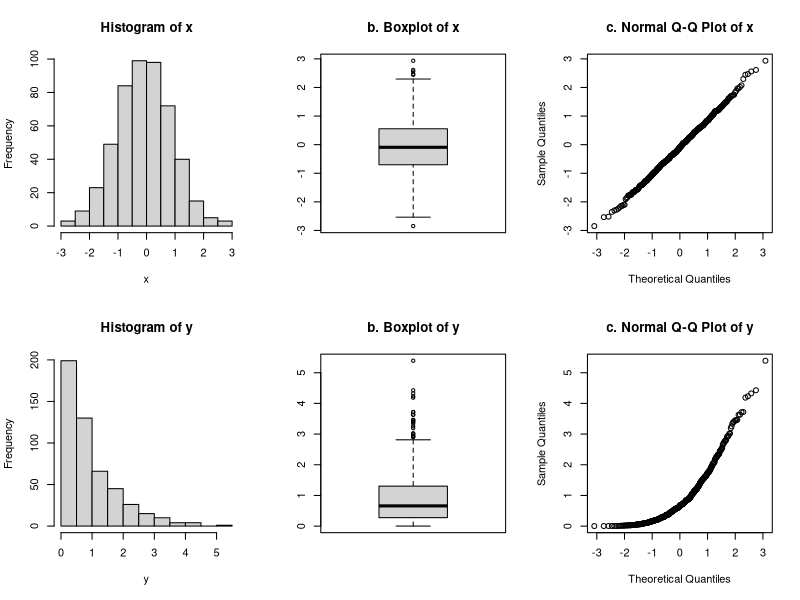
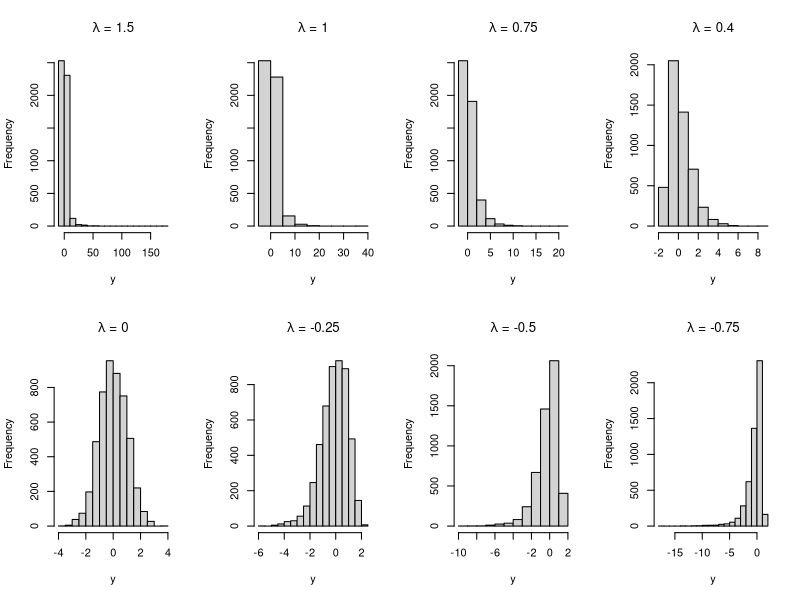

The R source for these figures, in order: (Note: this script raises an error after producing the figures.)
# 章节内容

# 图1.1
x <- rnorm(500)
y <- rexp(500, 1)
par(mfrow=c(2, 3))
hist(x, mian="a. Histogram of x")
boxplot(x, main="b. Boxplot of x")
qqnorm(x, main="c. Normal Q-Q Plot of x")

hist(y, mian="a. Histogram of y")
boxplot(y, main="b. Boxplot of y")
qqnorm(y, main="c. Normal Q-Q Plot of y")



# 图1.2
# 书中写的可能有误[不是标准正态，mean=1]
BoxCox <- function(x, lambda){
  if (lambda == 0){
    return(log(x))
  }
  return((x**lambda-1)/lambda)
}


x <- exp(rnorm(5000, 0, 1))
lambdas <- c(1.5, 1, 0.75, 0.4, 0, -0.25, -0.5, -0.75)
par(mfrow=c(2, 4))
for (lambda_index in 1:length(lambdas)){
  y <- BoxCox(x, lambdas[lambda_index])
  hist(y, main = substitute(paste(lambda, " = ", lambda_value),
                            list(lambda_value=lambdas[lambda_index])))
}



# 课后题

# T3(1)
x1 <- rnorm(100, 0, 1)
x2 <- rnorm(20, 3, 3)
x12 <- c(x1, x2)
par(mfrow(1, 3))
hist(x12)
boxplot(x12)
qqnorm(x12)

# T3(2)
t.test(x12, mu=0, alternative = "greater")
# t = 3.3857, df = 119, p-value = 0.0004813, 显著，拒绝原假设，均值不为零[大于0]

# T3(3)
t.test(x1, mu=0, alternative = "greater")
# t = 1.0365, df = 99, p-value = 0.1513, 不显著，没有理由拒绝原假设


# T4

data <- rnorm(100, 20, 1)
lambdas <- c(1.5, 1, 0.75, 0.4, 0, -0.25, -0.5, -0.75)
par(mfrow=c(2, 4))
for (lambda_index in 1:length(lambdas)){
  y <- BoxCox(data, lambdas[lambda_index])
  hist(y, main = substitute(paste(lambda, " = ", lambda_value),
                            list(lambda_value=lambdas[lambda_index])))
}



